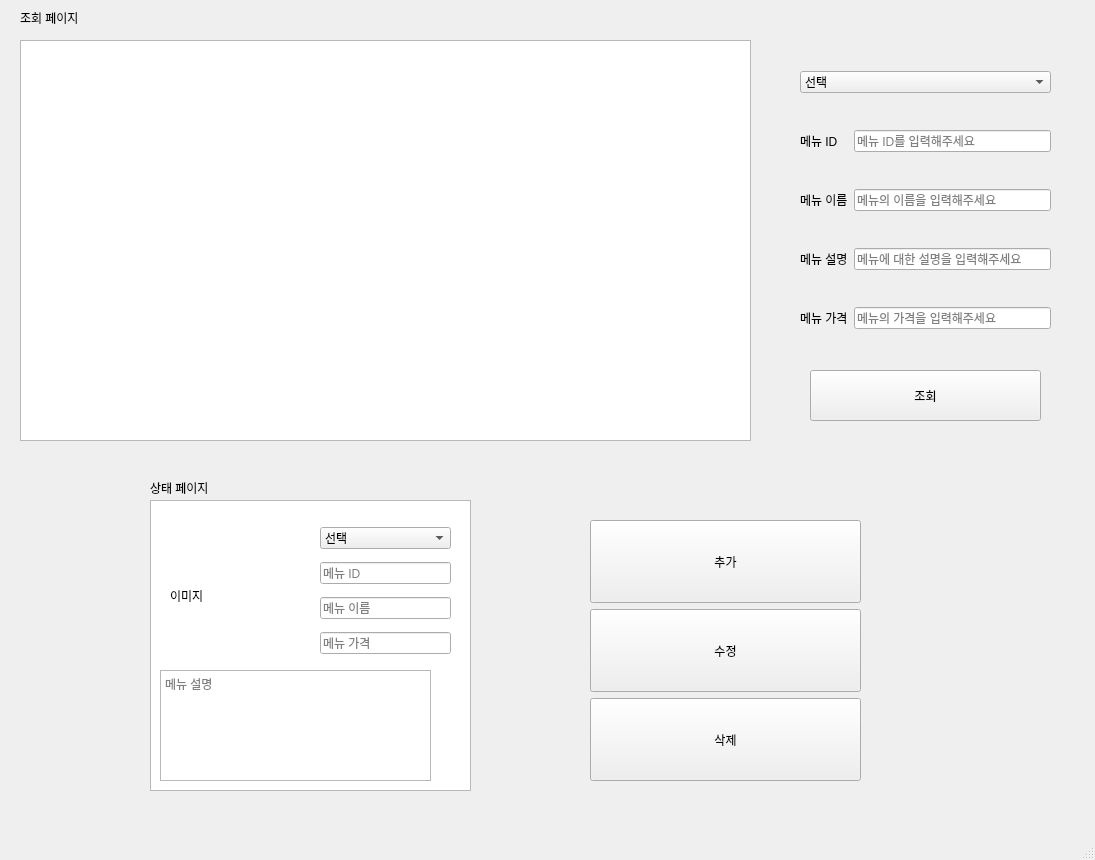
<?xml version="1.0" encoding="UTF-8"?>
<ui version="4.0">
 <class>btn_check</class>
 <widget class="QMainWindow" name="btn_check">
  <property name="geometry">
   <rect>
    <x>0</x>
    <y>0</y>
    <width>1095</width>
    <height>860</height>
   </rect>
  </property>
  <property name="windowTitle">
   <string>MainWindow</string>
  </property>
  <widget class="QWidget" name="centralwidget">
   <widget class="QWidget" name="verticalLayoutWidget_2">
    <property name="geometry">
     <rect>
      <x>590</x>
      <y>520</y>
      <width>271</width>
      <height>261</height>
     </rect>
    </property>
    <layout class="QVBoxLayout" name="mbttonArea">
     <item>
      <widget class="QPushButton" name="mbtn_add">
       <property name="sizePolicy">
        <sizepolicy hsizetype="Minimum" vsizetype="Preferred">
         <horstretch>0</horstretch>
         <verstretch>0</verstretch>
        </sizepolicy>
       </property>
       <property name="text">
        <string>추가</string>
       </property>
      </widget>
     </item>
     <item>
      <widget class="QPushButton" name="mbtn_mod">
       <property name="sizePolicy">
        <sizepolicy hsizetype="Minimum" vsizetype="Preferred">
         <horstretch>0</horstretch>
         <verstretch>0</verstretch>
        </sizepolicy>
       </property>
       <property name="text">
        <string>수정</string>
       </property>
      </widget>
     </item>
     <item>
      <widget class="QPushButton" name="mbtn_del">
       <property name="sizePolicy">
        <sizepolicy hsizetype="Minimum" vsizetype="Preferred">
         <horstretch>0</horstretch>
         <verstretch>0</verstretch>
        </sizepolicy>
       </property>
       <property name="text">
        <string>삭제</string>
       </property>
      </widget>
     </item>
    </layout>
   </widget>
   <widget class="QWidget" name="verticalLayoutWidget">
    <property name="geometry">
     <rect>
      <x>800</x>
      <y>40</y>
      <width>251</width>
      <height>321</height>
     </rect>
    </property>
    <layout class="QVBoxLayout" name="verticalLayout">
     <item>
      <widget class="QComboBox" name="check_category_combobox">
       <item>
        <property name="text">
         <string>선택</string>
        </property>
       </item>
       <item>
        <property name="text">
         <string>인기 메뉴</string>
        </property>
       </item>
       <item>
        <property name="text">
         <string>시즌 메뉴</string>
        </property>
       </item>
       <item>
        <property name="text">
         <string>커피</string>
        </property>
       </item>
       <item>
        <property name="text">
         <string>음료</string>
        </property>
       </item>
       <item>
        <property name="text">
         <string>차</string>
        </property>
       </item>
       <item>
        <property name="text">
         <string>플렛치노</string>
        </property>
       </item>
       <item>
        <property name="text">
         <string>쉐이크&amp;에이드</string>
        </property>
       </item>
      </widget>
     </item>
     <item>
      <layout class="QHBoxLayout" name="horizontalLayout_15">
       <item>
        <widget class="QLabel" name="label_11">
         <property name="text">
          <string>메뉴 ID   </string>
         </property>
        </widget>
       </item>
       <item>
        <widget class="QLineEdit" name="check_menu_id">
         <property name="enabled">
          <bool>true</bool>
         </property>
         <property name="readOnly">
          <bool>false</bool>
         </property>
         <property name="placeholderText">
          <string>메뉴 ID를 입력해주세요</string>
         </property>
        </widget>
       </item>
      </layout>
     </item>
     <item>
      <layout class="QHBoxLayout" name="horizontalLayout_16">
       <item>
        <widget class="QLabel" name="label_10">
         <property name="text">
          <string>메뉴 이름</string>
         </property>
        </widget>
       </item>
       <item>
        <widget class="QLineEdit" name="check_menu_name">
         <property name="readOnly">
          <bool>false</bool>
         </property>
         <property name="placeholderText">
          <string>메뉴의 이름을 입력해주세요</string>
         </property>
        </widget>
       </item>
      </layout>
     </item>
     <item>
      <layout class="QHBoxLayout" name="horizontalLayout_10">
       <item>
        <widget class="QLabel" name="label_9">
         <property name="text">
          <string>메뉴 설명</string>
         </property>
        </widget>
       </item>
       <item>
        <widget class="QLineEdit" name="check_menu_info">
         <property name="readOnly">
          <bool>false</bool>
         </property>
         <property name="placeholderText">
          <string>메뉴에 대한 설명을 입력해주세요</string>
         </property>
        </widget>
       </item>
      </layout>
     </item>
     <item>
      <layout class="QHBoxLayout" name="horizontalLayout_3">
       <item>
        <widget class="QLabel" name="label_7">
         <property name="text">
          <string>메뉴 가격</string>
         </property>
        </widget>
       </item>
       <item>
        <widget class="QLineEdit" name="check_menu_price">
         <property name="readOnly">
          <bool>false</bool>
         </property>
         <property name="placeholderText">
          <string>메뉴의 가격을 입력해주세요</string>
         </property>
        </widget>
       </item>
      </layout>
     </item>
    </layout>
   </widget>
   <widget class="QLabel" name="label">
    <property name="geometry">
     <rect>
      <x>20</x>
      <y>10</y>
      <width>101</width>
      <height>16</height>
     </rect>
    </property>
    <property name="text">
     <string>조회 페이지</string>
    </property>
   </widget>
   <widget class="QLabel" name="label_2">
    <property name="geometry">
     <rect>
      <x>150</x>
      <y>480</y>
      <width>101</width>
      <height>16</height>
     </rect>
    </property>
    <property name="text">
     <string>상태 페이지</string>
    </property>
   </widget>
   <widget class="QPushButton" name="mbtn_check">
    <property name="geometry">
     <rect>
      <x>810</x>
      <y>370</y>
      <width>231</width>
      <height>51</height>
     </rect>
    </property>
    <property name="text">
     <string>조회</string>
    </property>
   </widget>
   <widget class="QTableWidget" name="tblMenu">
    <property name="geometry">
     <rect>
      <x>20</x>
      <y>40</y>
      <width>731</width>
      <height>401</height>
     </rect>
    </property>
   </widget>
   <widget class="QTableWidget" name="tblMenu2">
    <property name="geometry">
     <rect>
      <x>150</x>
      <y>500</y>
      <width>321</width>
      <height>291</height>
     </rect>
    </property>
   </widget>
   <widget class="QWidget" name="verticalLayoutWidget_3">
    <property name="geometry">
     <rect>
      <x>320</x>
      <y>520</y>
      <width>131</width>
      <height>141</height>
     </rect>
    </property>
    <layout class="QVBoxLayout" name="verticalLayout_2">
     <item>
      <widget class="QComboBox" name="category_combobox">
       <item>
        <property name="text">
         <string>선택</string>
        </property>
       </item>
       <item>
        <property name="text">
         <string>인기 메뉴</string>
        </property>
       </item>
       <item>
        <property name="text">
         <string>시즌 메뉴</string>
        </property>
       </item>
       <item>
        <property name="text">
         <string>커피</string>
        </property>
       </item>
       <item>
        <property name="text">
         <string>음료</string>
        </property>
       </item>
       <item>
        <property name="text">
         <string>차</string>
        </property>
       </item>
       <item>
        <property name="text">
         <string>플렛치노</string>
        </property>
       </item>
       <item>
        <property name="text">
         <string>쉐이크&amp;에이드</string>
        </property>
       </item>
      </widget>
     </item>
     <item>
      <widget class="QLineEdit" name="menu_id_input">
       <property name="placeholderText">
        <string>메뉴 ID</string>
       </property>
      </widget>
     </item>
     <item>
      <widget class="QLineEdit" name="menu_name_input">
       <property name="placeholderText">
        <string>메뉴 이름</string>
       </property>
      </widget>
     </item>
     <item>
      <widget class="QLineEdit" name="menu_price_input">
       <property name="placeholderText">
        <string>메뉴 가격</string>
       </property>
      </widget>
     </item>
    </layout>
   </widget>
   <widget class="QLabel" name="menu_image_input">
    <property name="geometry">
     <rect>
      <x>170</x>
      <y>530</y>
      <width>131</width>
      <height>131</height>
     </rect>
    </property>
    <property name="text">
     <string>이미지</string>
    </property>
   </widget>
   <widget class="QTextEdit" name="menu_info_input">
    <property name="geometry">
     <rect>
      <x>160</x>
      <y>670</y>
      <width>271</width>
      <height>111</height>
     </rect>
    </property>
    <property name="placeholderText">
     <string>메뉴 설명</string>
    </property>
   </widget>
  </widget>
  <widget class="QMenuBar" name="menubar">
   <property name="geometry">
    <rect>
     <x>0</x>
     <y>0</y>
     <width>1095</width>
     <height>26</height>
    </rect>
   </property>
  </widget>
  <widget class="QStatusBar" name="statusbar"/>
 </widget>
 <resources/>
 <connections/>
</ui>
